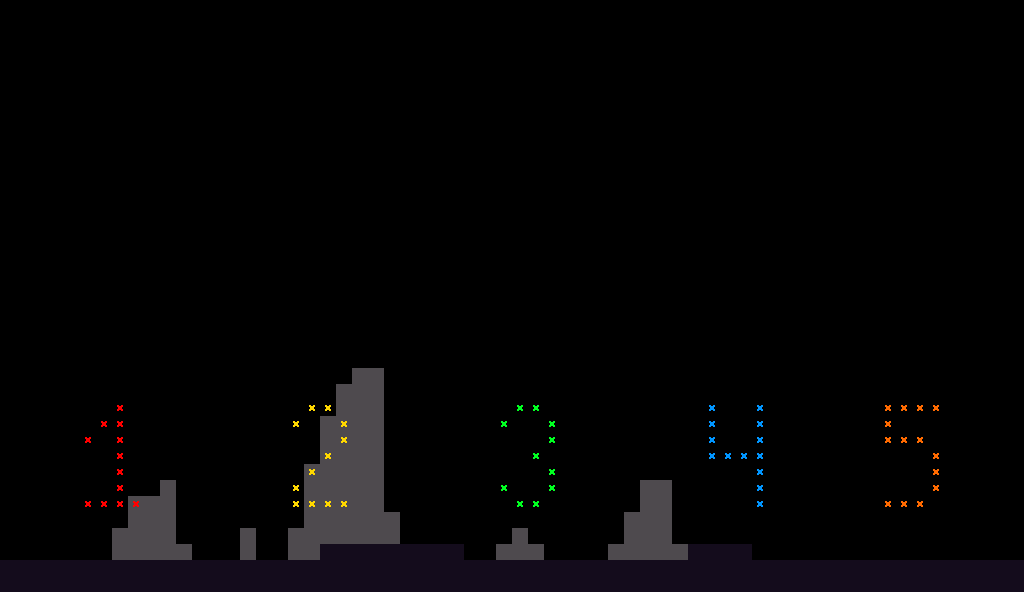

A 2D game scene composited from a Tiled map and its tileset images. What follows is a short description and the map's XML, with each tile layer's data collapsed to a summary:
An orthogonal 64x37 tile map with 16x16 px tiles, 5 tile layers (PARALLAXB, PARALLAXF, BACK, GROUND, ...) and 5 objects (2x bump).

<map version="1.0" tiledversion="1.0.2" orientation="orthogonal" renderorder="right-down" width="64" height="37" tilewidth="16" tileheight="16" nextobjectid="161">
 <tileset firstgid="1" name="tileset_basic" tilewidth="16" tileheight="16" spacing="1" tilecount="50" columns="10">
  <image source="../../sprites/tilesets/tileset_mansion.png" width="170" height="85" />
 </tileset>
 <layer name="PARALLAXB" width="64" height="37">
  <data>[2368 cells, 0 non-empty, 0 distinct tile ids]</data>
 </layer>
 <layer name="PARALLAXF" width="64" height="37">
  <data>[2368 cells, 120 non-empty, 1 distinct tile ids]</data>
 </layer>
 <layer name="BACK" width="64" height="37">
  <data>[2368 cells, 0 non-empty, 0 distinct tile ids]</data>
 </layer>
 <layer name="GROUND" width="64" height="37">
  <data>[2368 cells, 203 non-empty, 6 distinct tile ids]</data>
 </layer>
 <layer name="FRONT" width="64" height="37">
  <data>[2368 cells, 0 non-empty, 0 distinct tile ids]</data>
 </layer>
 <objectgroup color="#2f5a36" name="SOLID" opacity="0.27">
  <object id="143" x="0" y="560" width="1024" height="32" />
  <object id="152" x="688" y="544" width="64" height="16" />
  <object id="154" x="320" y="544" width="144" height="16" />
 </objectgroup>
 <objectgroup name="ENTITIES">
  <object id="155" name="bump" gid="1" x="384" y="544" width="16" height="16" />
  <object id="156" name="bump" gid="1" x="704" y="544" width="16" height="16" />
 </objectgroup>
 <objectgroup color="#f10000" name="CLIMB" opacity="0.28" />
</map>
